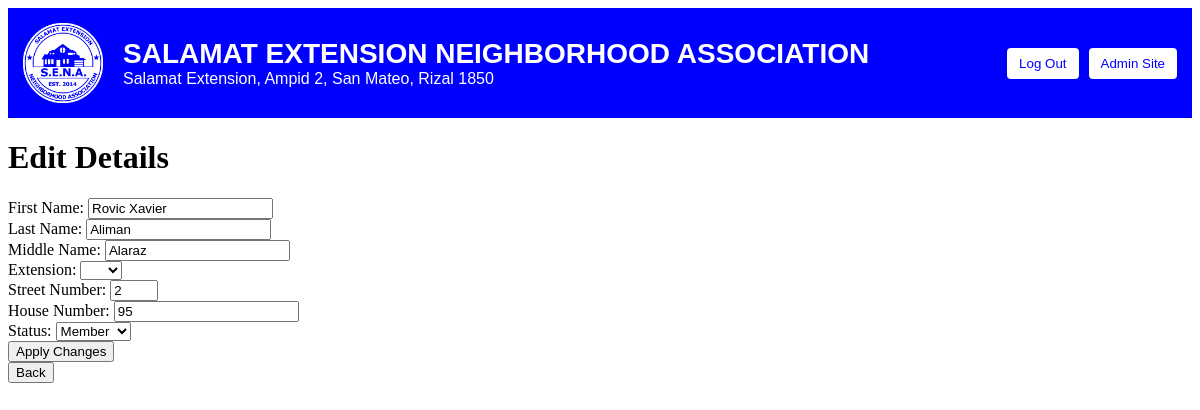
Page /masterlist/2-0001-2023/edit (signed in) on the committed database.
### masterlist/models.py (models this page shows, shortened)
class Person(models.Model):
	person_id = models.CharField(max_length=11, primary_key=True) # e.g. 1-0001-2023 (First Street, Entry #1, Registered on 2023)
	person_surname = models.CharField(max_length=30)
	person_firstname = models.CharField(max_length=100)
	person_middlename = models.CharField(max_length=30, null=True)
	person_extension = models.CharField(max_length=5, null=True)
	person_street_no = models.IntegerField() # 1,2,3 or 4
	person_house_no = models.CharField(max_length=5, null=True)
	person_status = models.CharField(max_length=20) # Resident, Pending, Member

### masterlist/views.py (the view)
# urls.py: path('<person_id>/edit', views.edit_page, name='edit'),
@login_required(login_url='login')
def edit_page(request, person_id):
	person = get_object_or_404(Person, pk=person_id)
	return render(request, 'masterlist/edit.html', {'person': person})

### templates/masterlist/edit.html (shortened to what this page needs)
{% extends "base.html" %}
{% block content %}
<form action="{% url 'submit_edit' person.person_id %}" method="POST">
	<h1>Edit Details</h1>
	<label for="firstname">First Name:</label>
		<input type="text" id="firstname" name="firstname" value="{{ person.person_firstname }}" required>
	<br>
	<label for="surname">Last Name:</label>
		<input type="text" id="surname" name="surname" value="{{ person.person_surname }}" required>
	<br>
	<label for="middlename">Middle Name:</label>
		<input type="text" id="middlename" name="middlename" value="{% if person.person_middlename != 'None' %}{{ person.person_middlename }}{% endif %}">
	<br>
	<label for="extension">Extension:</label>
		<select id="extension" name="extension">
			<option value="" {% if person.person_extension == '' %}{{ 'selected' }}{% endif %}></option>
			<option value="Jr." {% if person.person_extension == 'Jr.' %}{{ 'selected' }}{% endif %}>Jr</option>
		</select>
	<br>
	<label for="street-no">Street Number:</label>
		<input type="number" id="street-no" name="street-no" min="1" max="4" value="{{ person.person_street_no }}" required>
	<br>
	<label for="house-no">House Number:</label>
		<input type="text" id="house-no" name="house-no" min="1" value="{% if person.person_house_no != 'None' %}{{ person.person_house_no }}{% endif %}">
	<br>
	<label for="status">Status:</label>
	<select id="status" name="status">
		<option value="Member" {% if person.person_status == 'Member' %}{{ 'selected' }}{% endif %}>Member</option>
	</select>
	<br>
	<input type="submit" value="Apply Changes">
</form>
<a href="{% url 'details' person.person_id %}"><button>Back</button></a>
{% endblock %}

### rows in the picture
Person: firstname "Rovic Xavier", surname "Aliman", middlename "Alaraz", street-no "2", house-no "95", status "Member"
